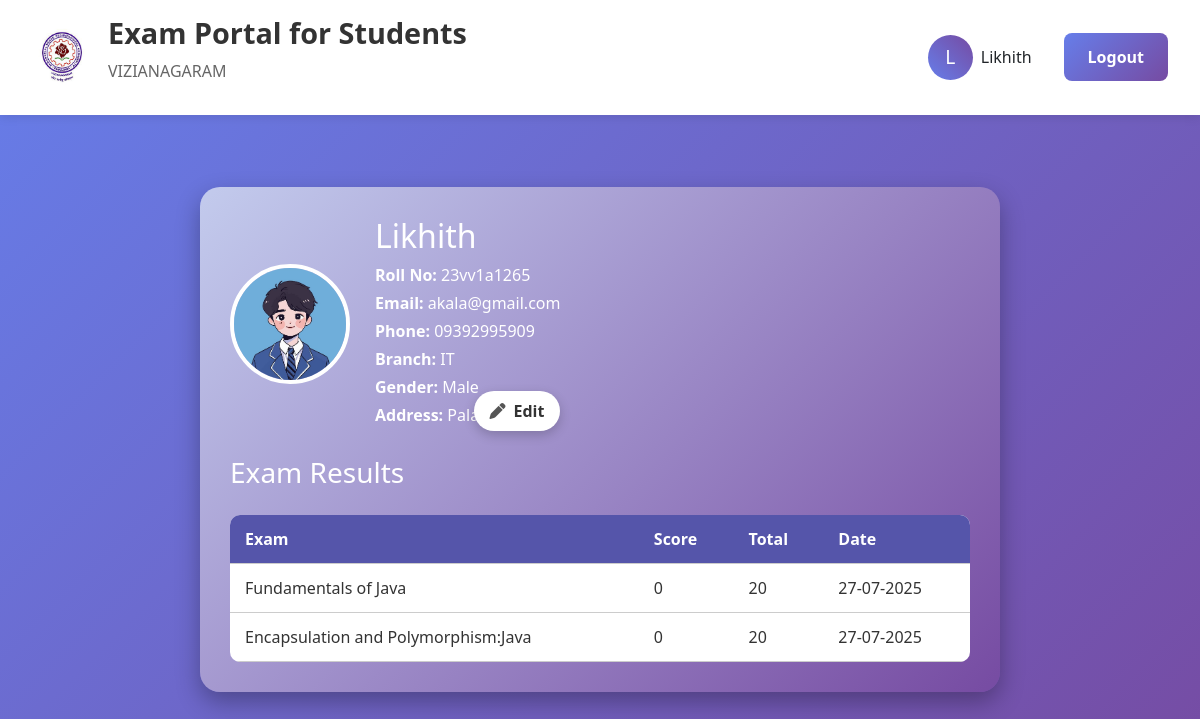
The page /profile (signed in) on the database its author committed.
### app.py (models this page shows)
class User(db.Model):
    id = db.Column(db.Integer, primary_key=True)
    name = db.Column(db.String(100), nullable=False)
    roll_no = db.Column(db.String(20), unique=True, nullable=False)
    email = db.Column(db.String(120), unique=True, nullable=False)
    phone_number = db.Column(db.String(15), nullable=False)
    address = db.Column(db.Text, nullable=False)
    branch = db.Column(db.String(50), nullable=False)
    gender = db.Column(db.String(10), nullable=False)
    password_hash = db.Column(db.String(120), nullable=False)
    profile_pic = db.Column(db.String(120), default='default.jpg')
    created_at = db.Column(db.DateTime, default=datetime.utcnow)

class ExamResult(db.Model):
    id = db.Column(db.Integer, primary_key=True)
    user_id = db.Column(db.Integer, db.ForeignKey('user.id'), nullable=False)
    exam_id = db.Column(db.Integer, db.ForeignKey('exam.id'), nullable=False)
    score = db.Column(db.Integer, nullable=False)
    total_marks = db.Column(db.Integer, nullable=False)
    time_taken = db.Column(db.Integer)
    completed_at = db.Column(db.DateTime, default=datetime.utcnow)
    answers = db.Column(db.Text)

class Exam(db.Model):
    id = db.Column(db.Integer, primary_key=True)
    title = db.Column(db.String(100), nullable=False)
    description = db.Column(db.Text)
    duration_minutes = db.Column(db.Integer)
    total_marks = db.Column(db.Integer)
    created_at = db.Column(db.DateTime, default=datetime.utcnow)
    is_active = db.Column(db.Boolean, default=True)

### app.py (the view)
@app.route('/profile')
def profile():
    if not is_logged_in():
        flash("Please log in to view profile", "error")
        return redirect(url_for('login'))
    user = User.query.get(session['user_id'])
    results = db.session.query(ExamResult, Exam)\
        .join(Exam).filter(ExamResult.user_id == user.id).all()
    return render_template('profile.html', user=user, results=results)

### app.py (called while the page is built)
def is_logged_in():
    return 'user_id' in session

### templates/profile.html (shortened to what this page needs)
{% extends "base.html" %}
{% block content %}
<div class="profile-container">
  <div class="profile-header">
    {% if user.profile_pic == 'default.jpg' %}
      {% if user.gender == 'Male' %}
        <img src="{{ url_for('static', filename='uploads/male.jpeg') }}" alt="Profile">
      {% else %}
        <img src="{{ url_for('static', filename='uploads/female.jpeg') }}" alt="Profile">
      {% endif %}
    {% else %}
      <img src="{{ url_for('static', filename='uploads/' ~ user.profile_pic) }}" alt="Profile">
    {% endif %}
    <div class="profile-info">
      <h2>{{ user.name }}</h2>
      <p><strong>Roll No:</strong> {{ user.roll_no }}</p>
      <p><strong>Email:</strong> {{ user.email }}</p>
      <p><strong>Phone:</strong> {{ user.phone_number }}</p>
      <p><strong>Branch:</strong> {{ user.branch }}</p>
      <p><strong>Gender:</strong> {{ user.gender }}</p>
      <p><strong>Address:</strong> {{ user.address }}</p>
      <div style="text-align: right; margin-top: -40px;">
  <a href="{{ url_for('edit_profile') }}" class="edit-btn">
    <i class="fas fa-pen"></i> Edit
  </a>
</div>
    </div>
  </div>
  <h3>Exam Results</h3>
  {% if results %}
  <table class="results-table">
    <tr>
      <th>Exam</th>
      <th>Score</th>
      <th>Total</th>
      <th>Date</th>
    </tr>
    {% for result, exam in results %}
    <tr>
      <td>{{ exam.title }}</td>
      <td>{{ result.score }}</td>
      <td>{{ result.total_marks }}</td>
      <td>{{ result.completed_at.strftime('%d-%m-%Y') }}</td>
    </tr>
    {% endfor %}
  </table>
  {% else %}
    <p>No exams attempted yet.</p>
  {% endif %}
</div>
{% endblock %}

### templates/base.html (shortened to what this page needs)
<!DOCTYPE html>
<html lang="en">
<head>
    <link href="https://cdnjs.cloudflare.com/ajax/libs/font-awesome/6.0.0/css/all.min.css" rel="stylesheet">
<link rel="stylesheet" href="https://cdn.jsdelivr.net/npm/bootstrap@4.6.2/dist/css/bootstrap.min.css">
<link rel="stylesheet" href="https://cdnjs.cloudflare.com/ajax/libs/font-awesome/6.4.0/css/all.min.css">
</head>
<body>
    <header class="header">
        <div class="logo-section">
            <div class="logo">
 <img src="{{ url_for('static', filename='uploads/default.jpg') }}" alt="JNTU Logo" class="logo-img">
</div>
            <div class="university-info">
                <h1>Exam Portal for Students</h1>
                <p>VIZIANAGARAM</p>
            </div>
        </div>
        <div class="profile-section">
    {% if session.user_name %}
        <a href="{{ url_for('profile') }}" style="display: flex; align-items: center; gap: 0.5rem; text-decoration: none; color: inherit;">
            <div class="profile-pic">{{ session.user_name[0].upper() }}</div>
            <span>{{ session.user_name }}</span>
        </a>
        <a href="{{ url_for('logout') }}" class="btn btn-secondary" style="margin-left: 1rem;">Logout</a>
    {% else %}
        <a href="{{ url_for('login') }}" class="btn btn-primary">Login</a>
        <a href="{{ url_for('register') }}" class="btn btn-secondary">Register</a>
    {% endif %}
</div>
    </header>
    <div class="container">
        {% block content %}{% endblock %}
    </div>
</body>
</html>

### templates/base.html (style rules this page uses)
* { margin: 0; padding: 0; box-sizing: border-box; }
body { font-family: 'Segoe UI', Tahoma, Geneva, Verdana, sans-serif; background: linear-gradient(135deg, #667eea 0%, #764ba2 100%); min-height: 100vh; }
.header { background: white; padding: 1rem 2rem; box-shadow: 0 2px 10px rgba(0,0,0,0.1); display: flex; justify-content: space-between; align-items: center; position: sticky; top: 0; z-index: 1000; }
.logo-section { display: flex; align-items: center; gap: 1rem; }
.logo { width: 60px; height: 60px; border-radius: 50%; overflow: hidden; display: flex; align-items: center; justify-content: center; background-color: white; }
.logo-img { width: 100%; height: 100%; object-fit: cover; display: block; }
.university-info h1 { color: #333; font-size: 1.8rem; font-weight: 700; }
.university-info p { color: #666; font-size: 1rem; margin-top: 0.2rem; }
.profile-section { display: flex; align-items: center; gap: 1rem; }
.profile-pic { width: 45px; height: 45px; border-radius: 50%; background: linear-gradient(45deg, #667eea, #764ba2); display: flex; align-items: center; justify-content: center; color: white; font-size: 1.2rem; }
.container { max-width: 1200px; margin: 0 auto; padding: 2rem; }
.btn { padding: 0.75rem 1.5rem; border: none; border-radius: 8px; font-size: 1rem; font-weight: 600; cursor: pointer; transition: all 0.3s ease; text-decoration: none; display: inline-block; text-align: center; }
.btn-secondary { background: linear-gradient(135deg, #667eea, #764ba2); color: white; }

### templates/profile.html (style rules this page uses)
.profile-container { max-width: 800px; margin: 40px auto; background: linear-gradient(135deg, #c3cbed, #764ba2); color: white; padding: 30px; border-radius: 20px; box-shadow: 0 10px 25px rgba(0,0,0,0.3); font-family: 'Segoe UI', sans-serif; }
.profile-header { display: flex; align-items: center; gap: 25px; margin-bottom: 25px; }
.profile-header img { width: 120px; height: 120px; border-radius: 100px; object-fit: cover; border: 4px solid white; }
.profile-info p { margin: 4px 0; font-size: 16px; }
.results-table { width: 100%; margin-top: 25px; background: white; color: #333; border-collapse: collapse; border-radius: 10px; overflow: hidden; }
.results-table th, .results-table td { padding: 12px 15px; border-bottom: 1px solid #ccc; }
.results-table th { background: #5555aa; color: white; text-align: left; }
.edit-btn { text-decoration: none; background: #ffffff; color: #333; padding: 8px 16px; border-radius: 25px; font-weight: bold; box-shadow: 0 4px 12px rgba(0,0,0,0.2); transition: all 0.3s ease; display: inline-flex; align-items: center; gap: 8px; font-family: 'Segoe UI', sans-serif; }
.edit-btn i { color: #555; }

### rows shown on the page
User: user_name "Likhith", name "Likhith", roll_no "23vv1a1265", email "akala@gmail.com", phone_number "09392995909", branch "IT", gender "Male", address "Palasa"
ExamResult: title "Fundamentals of Java", score "0", total_marks "20", completed_at "27-07-2025"
ExamResult: title "Encapsulation and Polymorphism:Java", score "0", total_marks "20", completed_at "27-07-2025"

### other values the page prints
{{ session.user_name[0].upper() }} "L"
